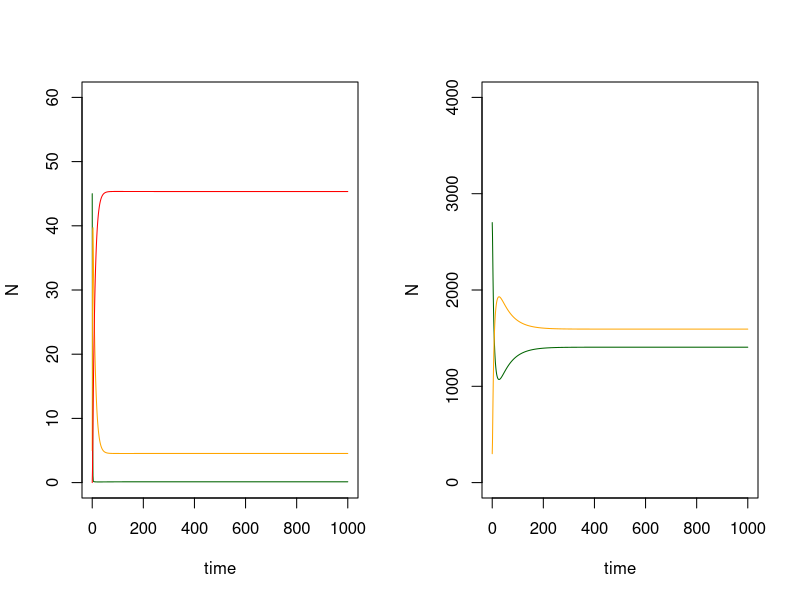

This figure's R source:
library(deSolve)
v1h1sir <- function(times, inits, params){
  
  Sh <- inits[1] #suspectibe host
  Ih <- inits[2] #infected host
  Rh <- inits[3] #recovered host
  Sv <- inits[4] #susceptible vector
  Iv <- inits[5] #infected vector
  
  Nh <- Sh + Ih + Rh #total host popn
  Nv <- Sv + Iv #total vector popn
  
  
  
  with(as.list(c(params)), {
    
    dSh <- bh * Nh - f / Nh * Thv * Iv * Sh - muh * Sh 
    dIh <- f / Nh * Thv * Iv * Sh - muh * Ih - gammah * Ih
    dRh <- gammah * Ih - muh * Rh
    dSv <- bv * Nv - f / Nh * Tvh * Sv * Ih - muv * Sv
    dIv <- f / Nh * Tvh * Sv * Ih - muv * Iv
    
    return(list(c(dSh, dIh, dRh, dSv, dIv)))
  })
  
}

inits <- c(45,5,0,2700,300)
params <- c(bh = 0.01, muh = 0.01, bv = 0.01, muv = 0.01, f = 0.25, gammah = 0.1, Thv = 0.5, Tvh = 0.5)
times <- seq(0,1000,1)
out <- as.data.frame(ode(inits, times, v1h1sir, params ))
par(mfrow=c(1,2))


plot(out$`1` ~out$time, type='l', col='dark green',
    xlab= 'time', ylab='N', ylim = c(0,60))
lines(out$`2`~out$time, col='orange')
lines(out$`3`~out$time, col='red')

plot(out$`4`~out$time, type = 'l', col= 'dark green',
    xlab= 'time', ylab='N', ylim = c(0,4000))
lines(out$`5`~out$time, col= 'orange')
